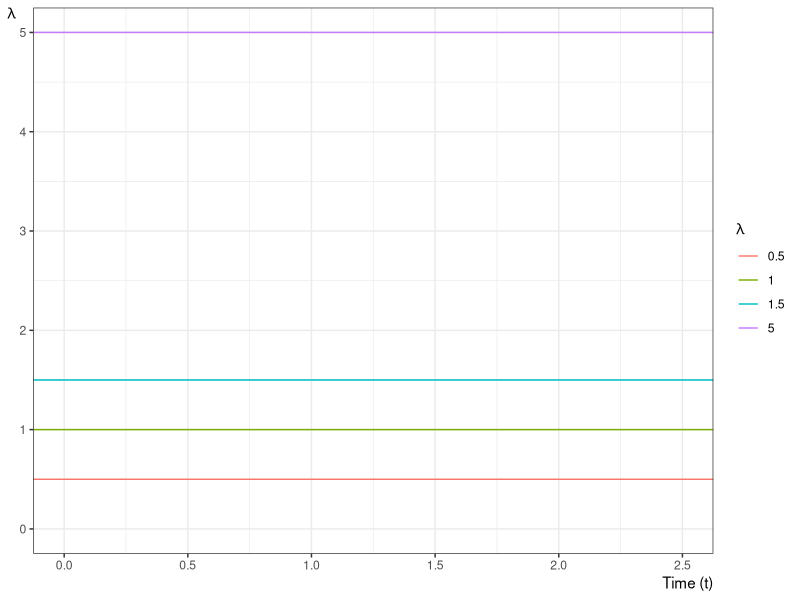

R code for this plot:
## ---- chunk 1
#| fig-cap: "Examples of hazard functions for exponential distributions"
#| label: fig-exp-hazard
library(ggplot2)
ggplot() +
  geom_hline(
    aes(col = "0.5", yintercept = 0.5)
  ) +
  geom_hline(
    aes(col = "1", yintercept = 1)
  ) +
  geom_hline(
    aes(col = "1.5", yintercept = 1.5)
  ) +
  geom_hline(
    aes(col = "5", yintercept = 5)
  ) +
  theme_bw() +
  ylab(expr(lambda)) +
  ylim(0, 5) +
  guides(col = guide_legend(title = expr(lambda))) +
  xlab("Time (t)") +
  xlim(0, 2.5) +
  theme(
    axis.title.x =
      element_text(
        angle = 0,
        vjust = 1,
        hjust = 1
      ),
    axis.title.y =
      element_text(
        angle = 0,
        vjust = 1,
        hjust = 1
      )
  )
